Frame 1 (no input): blank canvas, image omitted
Frame 60 (the mouse pressed at the canvas centre just before this capture): blank canvas, image omitted
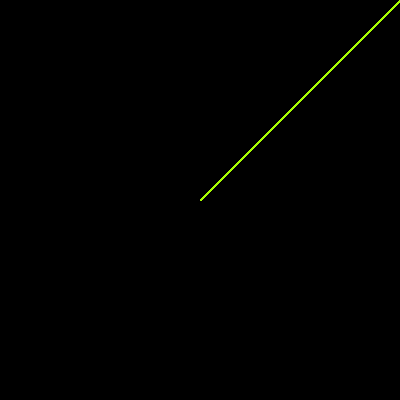
Frame 120 (the mouse held since frame 60 and released just before this capture)

The Processing sketch whose frames 1 and 60 were blank and that drew this single picture after the mouse press (run headless with seeded random() and noise(); from frame 60 on, the mouse is pressed at the canvas centre):

// Processing sketch: processing_86987
// ── processing_86987.pde

int x=400;
int y=0;
int c=0;
boolean cat = false;
boolean mouse = false;
void setup(){
  size(400,400);
  colorMode(HSB);
  background(0);
}
void draw(){
  stroke(c,255,255);
  
    if(cat==true){
    background(0);
    cat = false;
    }
  if(mousePressed==true){
    mouse = !mouse;
    line(mouseX,mouseY,x,y);
    c++;
    if(c==255){
      c=0;

    }
  }
}    
void keyPressed () {
  if (key=='c'){
    cat = !cat;
}
}
  
